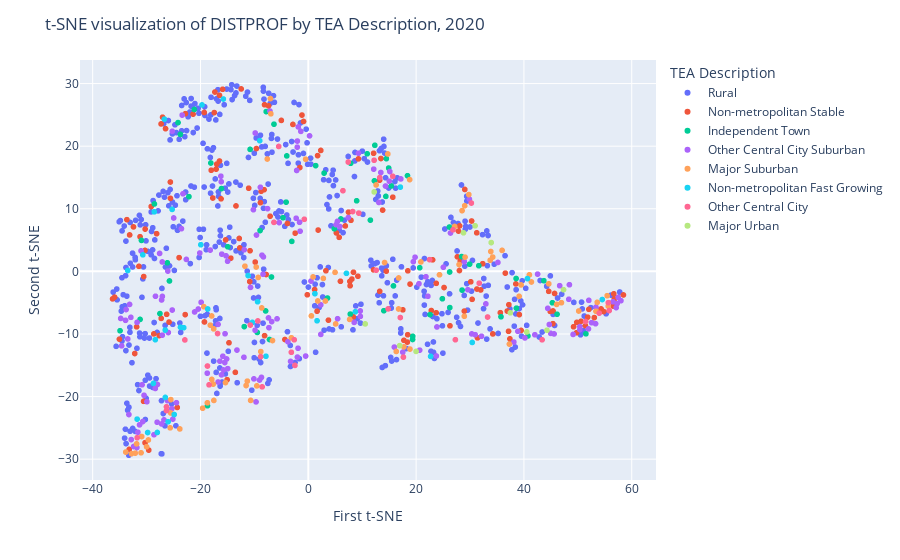

Write notebook code for a chart like this one.
### Code cell
# Example use of t-SNE with all numeric/student population columns
run_tsne(2020, 2, no_charter_data, column1 = "Student Membership: Hispanic Percent", column2 = "Student Membership: Econ Disadv Percent")

# Based on using TEA Description alone, there appears to be no clear clustering pattern with district type, 
# though there are some clusters here and there (but include districts of all kinds)

### Figure 1 — Plotly figure (JSON) as saved in the notebook; plotly's stock layout.template omitted (floating-point values rounded to 4 significant figures; data arrays with more than 128 entries replaced by an {"elided": "..."} marker saying what was removed)
{"data": [{"hovertemplate": "color=Rural<br>x=%{x}<br>y=%{y}<extra></extra>", "legendgroup": "Rural", "marker": {"color": "#636efa", "symbol": "circle"}, "mode": "markers", "name": "Rural", "showlegend": true, "type": "scattergl", "x": {"elided": "464 float values"}, "xaxis": "x", "y": {"elided": "464 float values"}, "yaxis": "y"}, {"hovertemplate": "color=Non-metropolitan Stable<br>x=%{x}<br>y=%{y}<extra></extra>", "legendgroup": "Non-metropolitan Stable", "marker": {"color": "#EF553B", "symbol": "circle"}, "mode": "markers", "name": "Non-metropolitan Stable", "showlegend": true, "type": "scattergl", "x": {"elided": "161 float values"}, "xaxis": "x", "y": {"elided": "161 float values"}, "yaxis": "y"}, {"hovertemplate": "color=Independent Town<br>x=%{x}<br>y=%{y}<extra></extra>", "legendgroup": "Independent Town", "marker": {"color": "#00cc96", "symbol": "circle"}, "mode": "markers", "name": "Independent Town", "showlegend": true, "type": "scattergl", "x": [10.93, 12.35, 26.25, -11.88, 28.52, 43.69, -10.8, 4.825, 11.52, 29.93, -21.15, 8.973, 18.4, 26.18, -28.55, -7.915, -3.994, -7.197, 7.788, -27.52, 38.55, -24.17, 2.929, 14.91, 20.67, -16.11, -34.92, -8.949, 22.59, 12.26, -7.814, 46.14, 14.01, 3.562, 38.6, -6.365, 6.042, 28.45, 19.34, 15.41, 14.38, 14.48, -25.76, -30.95, 7.857, -14.93, -4.112, -23.73, 1.365, 35.75, 51.5, 31.62, -26.15, 45.28, 40.74, -31.21, 24.87, -6.83, 15.8, -3.057, 26.22, 19.37, -18.7, -9.457, -4.695, -18.08, -22.14], "xaxis": "x", "y": [18.78, 20.14, -5.787, -8.828, -2.99, -1.493, 19.49, 6.805, 8.186, 1.149, 25.86, 11.28, 15.28, 7.083, 10.77, -6.318, 18.45, -10.88, -6.826, -6.746, -1.141, 23.77, 15.7, 16.51, 0.5854, 13.23, -9.483, 6.518, -6.908, 14.47, 25.52, -6.848, -6.285, -4.266, -5.877, 23.51, 8.37, 2.365, -10.88, 13.64, 11.98, 18.01, -1.531, 4.946, 17.26, 3.927, 11.06, 21.88, 16.89, -7.255, -9.973, 0.9054, 1.366, -5.013, -10.32, -7.673, -4.372, -0.8997, -2.32, 4.793, -0.09794, -10.37, -21.46, -9.753, 8.569, 17.31, 11.94], "yaxis": "y"}, {"hovertemplate": "color=Other Central City Suburban<br>x=%{x}<br>y=%{y}<extra></extra>", "legendgroup": "Other Central City Suburban", "marker": {"color": "#ab63fa", "symbol": "circle"}, "mode": "markers", "name": "Other Central City Suburban", "showlegend": true, "type": "scattergl", "x": {"elided": "166 float values"}, "xaxis": "x", "y": {"elided": "166 float values"}, "yaxis": "y"}, {"hovertemplate": "color=Major Suburban<br>x=%{x}<br>y=%{y}<extra></extra>", "legendgroup": "Major Suburban", "marker": {"color": "#FFA15A", "symbol": "circle"}, "mode": "markers", "name": "Major Suburban", "showlegend": true, "type": "scattergl", "x": [-8.639, -10.7, 53.36, 55.44, 53.59, 28.94, 46.06, 20.89, 46.96, 0.5734, -11.54, -17.9, -9.546, 16.77, -7.609, -6.945, 18.8, 14.15, 29.08, -33.86, 33.73, -7.023, 27.14, 0.8857, -31.85, -15.36, 34.21, 50.16, 55.63, 37.31, -17.55, 12.58, -17.52, 35.95, 28.52, 39.47, 1.752, 3.179, 16.32, 41.02, 24.34, -8.808, -11.31, -3.141, 7.667, 39.11, 14.75, 16.75, -19.6, 33.85, -30.0, 18.86, -11.75, -9.3, -17.64, -23.83, 17.74, -30.9, 4.961, 29.77, -25.52, -25.5, -18.18, 29.01, -0.4959, -17.93, -19.38, -9.667, 41.39, -6.641, -32.79, 2.789, -31.03, 5.072, 27.97, -32.09, 44.61, -29.67, -18.72, -25.63], "xaxis": "x", "y": [-5.842, -20.61, -6.369, -3.889, -4.941, -7.171, -5.276, 1.506, -5.003, -7.115, -18.24, -17.26, -18.29, -1.055, 17.95, 25.17, 14.66, 1.415, 2.274, -28.86, 1.777, 27.6, 7.179, -0.8908, -27.55, -17.76, 2.281, -6.33, -5.554, -11.62, -9.184, 13.8, -20.62, 3.355, 9.697, -2.166, -4.728, -4.735, -12.8, -0.551, -0.545, -12.81, -17.53, -10.61, -7.674, -3.985, 18.75, -6.008, -21.86, 3.175, -28.02, -12.41, 0.8302, -0.9744, -18.01, -25.17, -12.07, -26.38, -0.1553, 12.27, -22.62, -20.48, -8.594, 10.48, 17.92, -7.124, -5.639, 0.6969, -1.695, -11.05, -29.13, -1.121, -28.98, -8.399, 1.095, -29.04, -1.988, -26.93, -21.0, -24.99], "yaxis": "y"}, {"hovertemplate": "color=Non-metropolitan Fast Growing<br>x=%{x}<br>y=%{y}<extra></extra>", "legendgroup": "Non-metropolitan Fast Growing", "marker": {"color": "#19d3f3", "symbol": "circle"}, "mode": "markers", "name": "Non-metropolitan Fast Growing", "showlegend": true, "type": "scattergl", "x": [8.722, 40.65, -23.71, -24.88, 30.41, -9.408, -26.0, -29.8, 7.072, -11.17, -23.11, -26.54, -26.53, -28.58, -10.38, -30.69, -25.26, -19.72, -7.856, -28.73, 1.223, 54.53, -28.38, 22.69, 17.07, -28.01, -33.49, -9.01, -15.75, -31.75, 1.625, -26.7, -19.94, -18.66], "xaxis": "x", "y": [-6.455, -1.152, -8.939, -22.86, -11.35, -4.848, -24.02, -25.75, -0.3141, -0.6668, -8.996, -9.382, -20.13, 9.508, -8.147, 2.641, 9.9, 26.59, -13.56, -17.9, -3.564, -4.496, -10.91, -13.59, 13.46, -25.73, 0.1383, 20.88, 27.53, -23.6, -7.891, 24.32, 4.257, -6.009], "yaxis": "y"}, {"hovertemplate": "color=Other Central City<br>x=%{x}<br>y=%{y}<extra></extra>", "legendgroup": "Other Central City", "marker": {"color": "#FF6692", "symbol": "circle"}, "mode": "markers", "name": "Other Central City", "showlegend": true, "type": "scattergl", "x": [-6.376, 14.81, -22.89, 26.84, 53.97, -31.75, -2.477, -10.75, 27.29, -26.31, -9.358, -2.611, 12.59, 12.21, 6.425, 7.411, -8.56, 31.71, 51.44, 55.66, 55.82, -5.488, -18.7, 15.67, 22.5, 30.25, 17.64, -8.834, 33.26, -16.83, 9.364, -18.41, -26.3, 13.25, 8.228, 17.07, 43.37, -0.7375, -3.144], "xaxis": "x", "y": [7.826, -5.997, -10.95, 6.638, -6.674, -26.58, -15.02, -8.576, -10.92, -22.24, -7.915, -10.93, 0.1868, 17.75, 12.89, 17.47, -18.45, -1.887, -8.011, -4.991, -6.263, 19.95, -15.12, 15.19, 1.877, 10.91, -13.7, -13.63, -7.295, -9.93, 9.31, -18.13, -21.63, 14.97, 9.559, -7.373, -10.94, 8.32, -12.92], "yaxis": "y"}, {"hovertemplate": "color=Major Urban<br>x=%{x}<br>y=%{y}<extra></extra>", "legendgroup": "Major Urban", "marker": {"color": "#B6E880", "symbol": "circle"}, "mode": "markers", "name": "Major Urban", "showlegend": true, "type": "scattergl", "x": [47.34, 16.94, 19.99, 33.93, 37.48, 44.27, 40.53, 28.79, 12.22, 30.94, 10.56], "xaxis": "x", "y": [-2.925, -11.86, -12.78, 4.599, -6.618, -9.405, -9.681, 6.159, 12.69, 7.282, -8.393], "yaxis": "y"}], "layout": {"legend": {"title": {"text": "TEA Description"}, "tracegroupgap": 0}, "margin": {"t": 60}, "title": {"text": "t-SNE visualization of DISTPROF by TEA Description, 2020"}, "xaxis": {"anchor": "y", "domain": [0, 1], "title": {"text": "First t-SNE"}}, "yaxis": {"anchor": "x", "domain": [0, 1], "title": {"text": "Second t-SNE"}}}}
